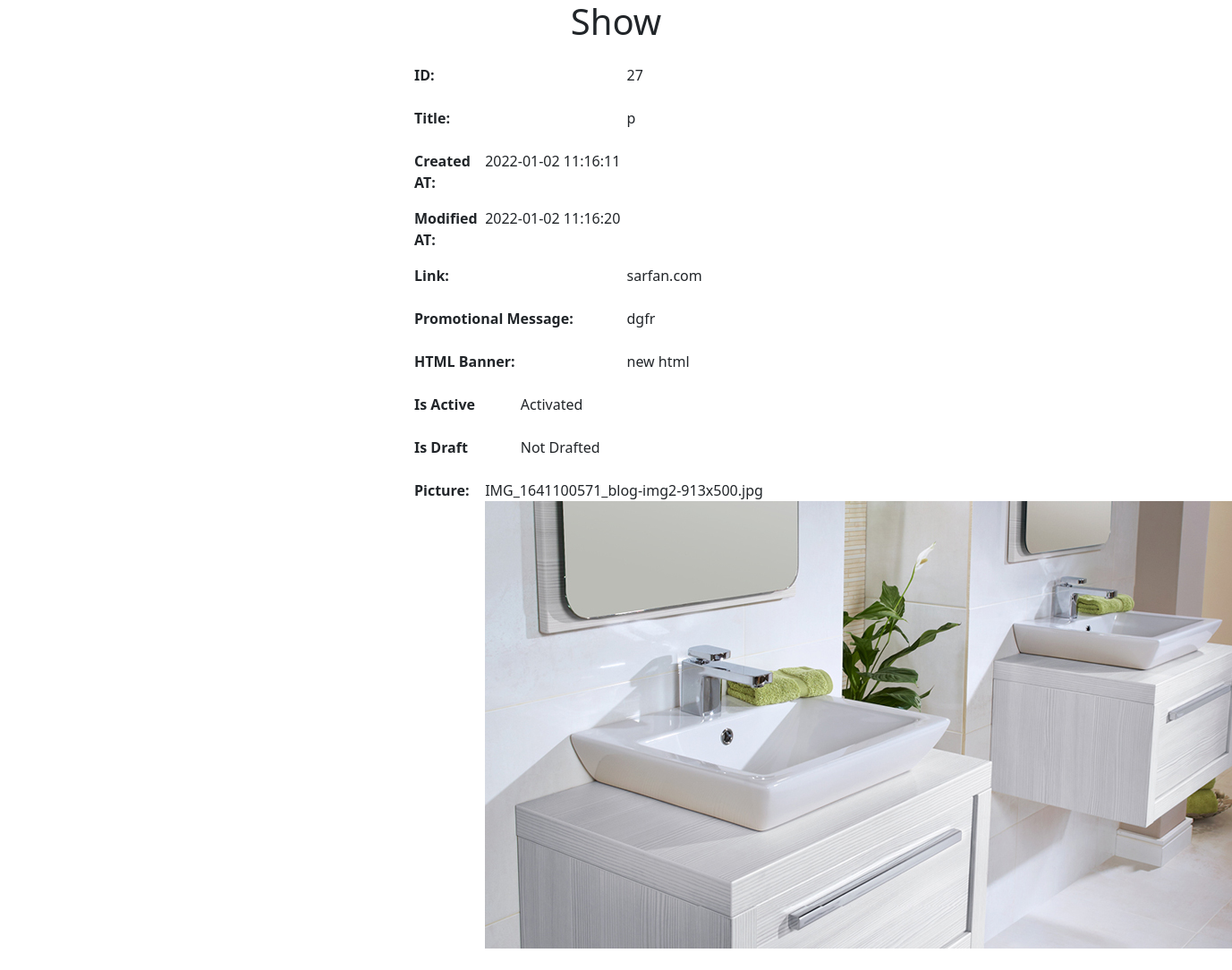
/admin/Banners/show.php?id=27, run on an earlier commit of the app's database.
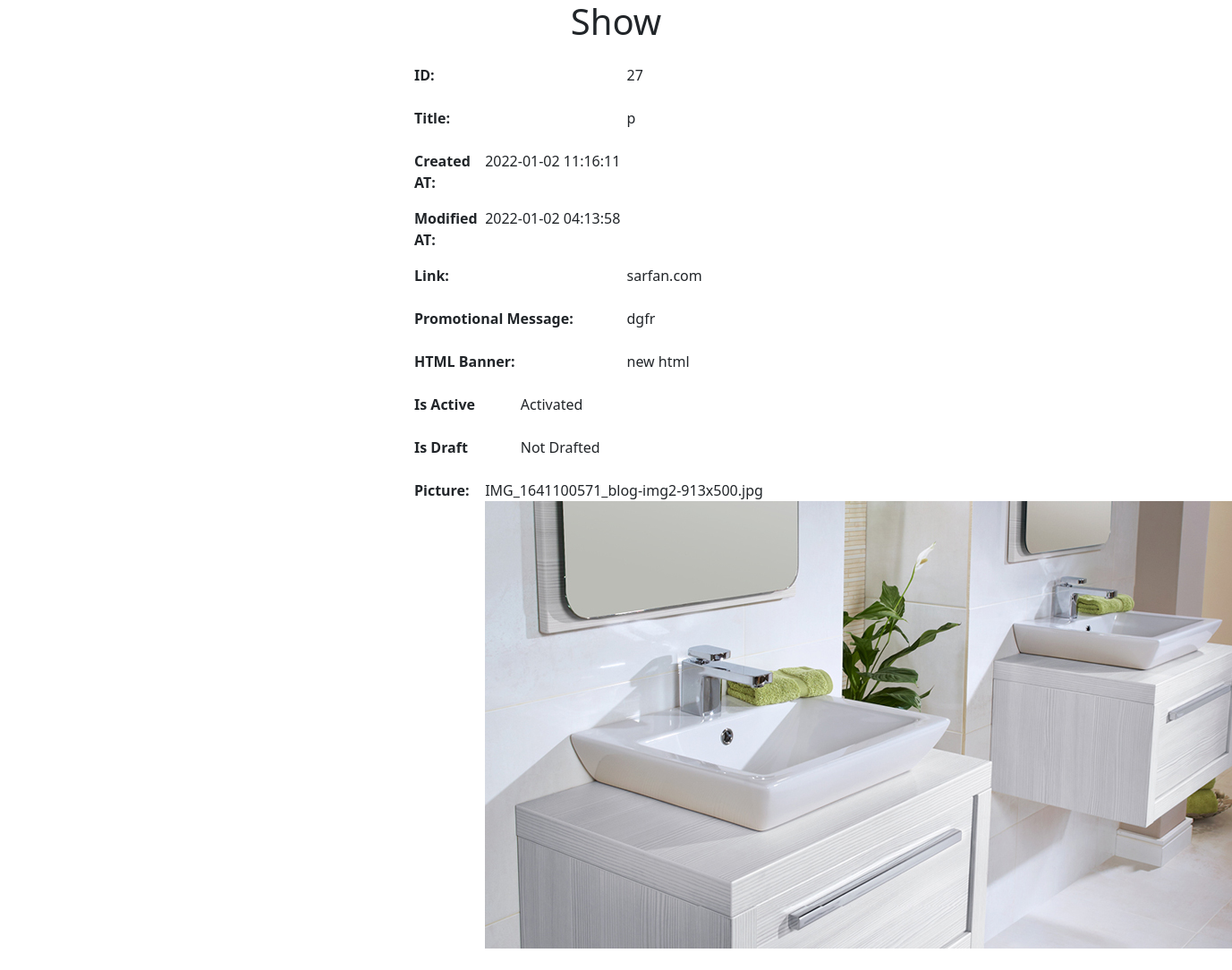
And on a later commit of the database.
### tables this page shows
CREATE TABLE `banner` (
  `id` int(11) NOT NULL,
  `title` varchar(255) NOT NULL,
  `link` varchar(255) NOT NULL,
  `promotional_message` varchar(255) NOT NULL,
  `html_banner` varchar(255) NOT NULL,
  `is_draft` tinyint(4) NOT NULL DEFAULT '0',
  `picture` varchar(255) DEFAULT NULL,
  `created_at` datetime NOT NULL DEFAULT CURRENT_TIMESTAMP,
  `modified_at` datetime NOT NULL DEFAULT CURRENT_TIMESTAMP,
  `is_active` tinyint(4) NOT NULL DEFAULT '0'
);

### src/Banner.php (called while the page is built, shortened)
<?php
class Banner{
    public $conn = null;
    public function __construct()
    {
        $this->conn = new PDO("mysql:host=localhost;dbname=ecommerce",
            'root', '');
        $this->conn->setAttribute(PDO::ATTR_ERRMODE,
            PDO::ERRMODE_EXCEPTION);
    }
    public function show(){
        $_id = $_GET['id'];
        $query = "SELECT * FROM `banner` WHERE id = :id";
        $stmt = $this->conn->prepare($query);
        $stmt->bindParam(':id', $_id);
        $result = $stmt->execute();
        $banner = $stmt->fetch();
        return $banner;
    }
}
?>

### config.php (called while the page is built, shortened)
<?php
$webroot = 'http://localhost/batch1-arfan/crud/';
?>

### admin/Banners/show.php (the view, shortened to what this page needs)
<?php
include_once($_SERVER['DOCUMENT_ROOT']."/batch1-arfan/crud/config.php");
$_banner = new Banner();
$banner = $_banner->show();
?>
<!doctype html>
<html lang="en">
<head>
    <link href="https://cdn.jsdelivr.net/npm/bootstrap@5.1.3/dist/css/bootstrap.min.css" rel="stylesheet">
</head>
<body>
<section>
    <div class="container">
        <div class="row justify-content-center">
            <div class="col-md-5">
                <h1 class="text-center mb-4">Show</h1>
                <dl class="row">
                    <dt class="col-md-6">ID:</dt>
                    <dd class="col-md-6"><?= $banner['id'];?></dd>
                </dl>
                <dl class="row">
                    <dt class="col-md-6">Title:</dt>
                    <dd class="col-md-6"><?= $banner['title'];?></dd>
                </dl>
                <dl class="row">
                    <dt class="col-md-2">Created AT:</dt>
                    <dd class="col-md-10"><?= $banner['created_at'];?></dd>
                </dl>
                <dl class="row">
                    <dt class="col-md-2">Modified AT:</dt>
                    <dd class="col-md-10"><?= $banner['modified_at'];?></dd>
                </dl>
                <dl class="row">
                    <dt class="col-md-6">Link:</dt>
                    <dd class="col-md-6"><?= $banner['link'];?></dd>
                </dl>
                <dl class="row">
                    <dt class="col-md-6">Promotional Message:</dt>
                    <dd class="col-md-6"><?= $banner['promotional_message'];?></dd>
                </dl>
                <dl class="row">
                    <dt class="col-md-6">HTML Banner:</dt>
                    <dd class="col-md-6"><?= $banner['html_banner'];?></dd>
                </dl>
                <dl class="row">
                    <dt class="col-md-3">Is Active</dt>
                    <dd class="col-md-9">
                        <?php
                        echo $banner['is_active'] ? 'Activated' : 'Deactivated';
                        ?>
                    </dd>
                </dl><dl class="row">
                    <dt class="col-md-3">Is Draft</dt>
                    <dd class="col-md-9">
                        <?php
                        echo $banner['is_draft'] ? 'Drafted' : 'Not Drafted';
                        ?>
                    </dd>
                </dl>
                <dl class="row">
                    <dt class="col-md-2">Picture:</dt>
                    <dd class="col-md-10">
                        <?= $banner['picture'];?>
                        <img src="<?=$webroot;?>uploads/<?=$banner['picture'];?>">
                    </dd>
                </dl>
            </div>
        </div>
    </div>
</section>
</body>
</html>

What changed in the data, as far as the page shows it:
changed banner "sarfan.com": modified_at "2022-01-02 11:16:20" → "2022-01-02 04:13:58"
